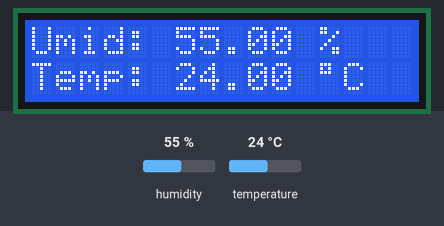
The sketch below on a simulated Arduino Nano, built with avr-gcc and run on an emulated ATmega328P. Shown: 16×2 character LCD. The test bench sets the inputs (shaded band); at power-on: humidity 55 %, temperature 24 °C.

Above: at 1.2 s.
1.3 s: humidity set to 22 %
At 9.2 s:
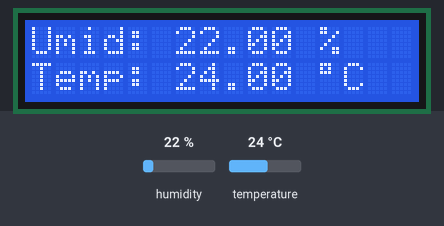
14.7 s: temperature set to 12 °C
At 17.2 s:
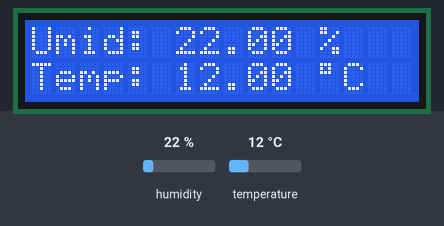
22.8 s: humidity set to 40 %
At 25.1 s:
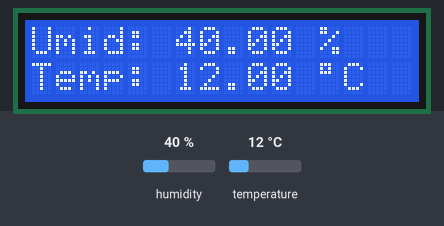
30.8 s: temperature set to 19 °C
At 33.0 s:
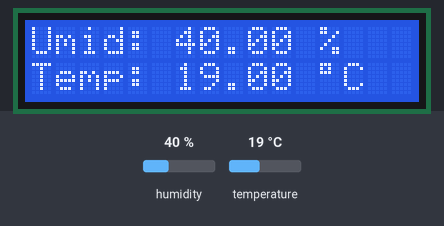
Timing chart, 0 to 34.5 s (numbered marks = the images above; inputs shaded):
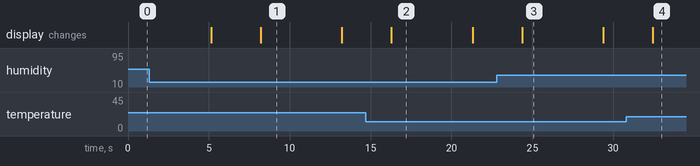

Measured:
- after the input at 1.3 s, the display: first differs from a run without the input after 6.9 s (image 1)
- after the input at 14.7 s, the display: changes after 1.6 s (image 2)
- after the input at 22.8 s, the display: changes after 1.6 s (image 3)
- after the input at 30.8 s, the display: changes after 1.6 s (image 4)
- what the display in image 1 shows lasts 5.0 s, from 8.2 s to 13.2 s

The sketch:

WeatherStationWithLCD.ino
```cpp
/*
.DEVELOPED BY
    Guilherme Lima
.PLATFORM
    Arduino Nano
.WEBSITE
    http://solucoesms.com.br
.LINKEDIN
    https://www.linkedin.com/in/guilhermelimait/
    https://github.com/guilhermelimait/Arduino/tree/master/WeatherStationWithLCD
.DESCRIPTION ENGLISH VERSION
    Simple weather monitoring using DHT11 and Arduino Nano showing results on LCD 16X2 with I2C
.DESCRIPTION PORTUGUESE VERSION
    As bibliotecas utilizadas aqui tem necessidades ou atividades diferentes para seu funcionamento, siga exatamente como informado:
    Abaixo o local para download das bibliotecas:
    DHT: https://github.com/adafruit/DHT-sensor-library salvar a pasta nas libraries do arduino
    LCD COM I2C: https://bitbucket.org/fmalpartida/new-liquidcrystal/downloads/NewliquidCrystal_1.3.4.zip renomear a pasta para LiquidCrystalI2C e salvar nas libraries do Arduino
    Informações sobre o Wire: https://www.arduino.cc/en/reference/wire
.PIN MAPPING
    Arduino nano -> DHT 11
    pin a1  - pin 2 dhtt11
    pin 5v  - pin 1 dhtt11
    pin gnd - pin 4 dhtt11

    Arduino nano -> PC
    COM5 or whatever you're using
    ATmega328P (oldbootloader)

    Arduino nano -> LCD 16x2 I2C
    pin a4  - pin sda
    pin a5  - pin scl
    pin 5v  - pin vcc
    pin gnd - pin gnd
*/

#include "DHT.h"                          //biblioteca obrigatória do sensor DHT11
#include <Wire.h>                         //biblioteca obrigatória do arduino nano para comunicação pinos a4/a5
#include <LiquidCrystal_I2C.h>            //biblioteca obrigatória do LCD 16x2 com I2C

#define DHTPIN A1                         //definição de variáveis
#define DHTTYPE DHT11

DHT dht (DHTPIN, DHTTYPE);
LiquidCrystal_I2C lcd(0x27,2,1,0,4,5,6,7,3, POSITIVE); //informação padrão para funcionamento do LCD 16X2 I2C

void setup() {
  lcd.begin (16,2);                       //inicializacao e tamanho do lcd
  dht.begin();                            //inicializacao do dht
}

void loop() {
  float Umid = dht.readHumidity();        //lê a umidade atual
  float Temp = dht.readTemperature();     //lê a temperatura atual

  lcd.setBacklight(HIGH);                  //desliga led de fundo do lcd
  lcd.setCursor(0,0);                     //linha 1
  lcd.print ("Umid: ");
  lcd.print (Umid);
  lcd.print (" %");                    //caractere ° (grau celcius)
  lcd.setCursor(0,1);                     //linha 2
  lcd.print ("Temp: ");
  lcd.print (Temp);
  lcd.print (" \337C");                    //caractere ° (grau celcius)
  delay (5000);
  lcd.setCursor(0,0);
  lcd.print ("github.com/     ");
  lcd.setCursor(0,1);
  lcd.print ("guilhermelima   ");
  delay (3000);
}
```
